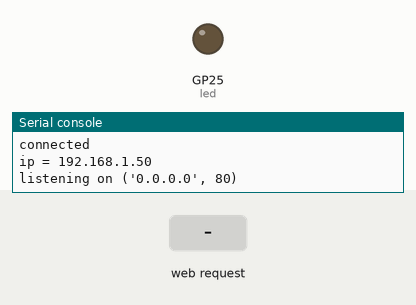
Recording of a program running on a simulated Raspberry Pi Pico running MicroPython. Parts: output pins drawn as LEDs (lit = HIGH), the last lines printed to the serial console. The test bench sets the inputs (shaded band). WiFi joins after 1.5 s.

Above: at 3.2 s.
3.3 s: HTTP request GET /light/on received
At 4.3 s:
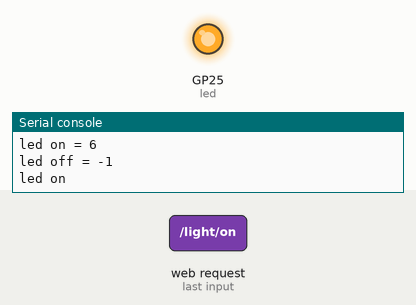
6.3 s: HTTP request GET /light/off received
At 7.7 s:
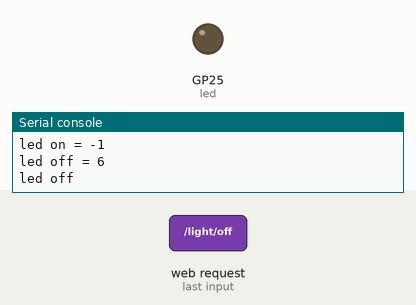
Timing chart, 0 to 9.3 s (numbered marks = the images above; inputs shaded):
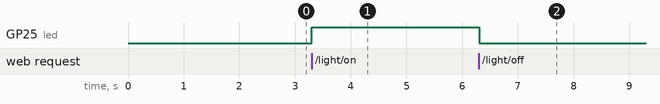

The program:

webLed.py
```python
# Rename to main.py for autoboot

import netman
import socket

from machine import Pin

led = Pin("LED", Pin.OUT)

country = 'IT'
ssid = 'YourHomeSSID'
password = 'YourSSIDPassword'

wifi_connection = netman.connectWiFi(ssid,password,country)

html = """<!DOCTYPE html>
<html>
<head> <title>Pico W</title> </head>
<body> <h1>Pico W</h1>
<p>Current status: %s</p>
<p><a href="http://"""+wifi_connection[0]+"""/light/on">Turn ON</a></p>
<p><a href="http://"""+wifi_connection[0]+"""/light/off">Turn OFF</a></p>
<p>by <a href="https://peppe8o.com">peppe8o.com</a></p>
</body>
</html>
"""


# Open socket
addr = socket.getaddrinfo('0.0.0.0', 80)[0][-1]
s = socket.socket()
s.bind(addr)
s.listen(1)

print('listening on', addr)

# Initialize LED status
led.value(0)
stateis = "LED is OFF"

# Listen for connections
while True:
  try:
    cl, addr = s.accept()
    print('client connected from', addr)
    request = cl.recv(1024)
    print(request)

    request = str(request)[0:50] # The [0:50] avoids getting the url directory from referer
    led_status = request.find('GET / HTTP')
    led_on = request.find('/light/on')
    led_off = request.find('/light/off')
    print( 'led on = ' + str(led_on))
    print( 'led off = ' + str(led_off))

    if led_status >0:
      print("LED status request") # No LED action

    if led_on >0:
      print("led on")
      led.value(1)
      stateis = "LED is ON"

    if led_off >0:
      print("led off")
      led.value(0)
      stateis = "LED is OFF"

    response = html % stateis

    cl.send('HTTP/1.0 200 OK\r\nContent-type: text/html\r\n\r\n')
    cl.send(response)
    cl.close()

  except OSError as e:
    cl.close()
    print('connection closed')
```

netman.py
```python
#              .';:cc;.
#            .,',;lol::c.
#            ;';lddddlclo
#            lcloxxoddodxdool:,.
#            cxdddxdodxdkOkkkkkkkd:.
#          .ldxkkOOOOkkOO000Okkxkkkkx:.
#        .lddxkkOkOOO0OOO0000Okxxxxkkkk:
#       'ooddkkkxxkO0000KK00Okxdoodxkkkko
#      .ooodxkkxxxOO000kkkO0KOxolooxkkxxkl
#      lolodxkkxxkOx,.      .lkdolodkkxxxO.
#      doloodxkkkOk           ....   .,cxO;
#      ddoodddxkkkk:         ,oxxxkOdc'..o'
#      :kdddxxxxd,  ,lolccldxxxkkOOOkkkko,
#       lOkxkkk;  :xkkkkkkkkOOO000OOkkOOk.
#        ;00Ok' 'O000OO0000000000OOOO0Od.
#         .l0l.;OOO000000OOOOOO000000x,
#            .'OKKKK00000000000000kc.
#               .:ox0KKKKKKK0kdc,.
#                      ...
#
# Author: peppe8o
# Date: Jul 24th, 2022
# Version: 1.0
# https://peppe8o.com

import network, rp2
import time

def connectWiFi(ssid,password,country):
   rp2.country(country)
   wlan = network.WLAN(network.STA_IF)
   wlan.config(pm = 0xa11140)
   wlan.active(True)
   wlan.connect(ssid, password)
   # Wait for connect or fail
   max_wait = 10
   while max_wait > 0:
      if wlan.status() < 0 or wlan.status() >= 3:
        break
      max_wait -= 1
      print('waiting for connection...')
      time.sleep(1)

   # Handle connection error
   if wlan.status() != 3:
      raise RuntimeError('network connection failed')
   else:
      print('connected')
      status = wlan.ifconfig()
      print( 'ip = ' + status[0] )
   return status
```

Measured:
- after the input at 3.3 s, GP25 (led): LOW → HIGH at once
- after the input at 6.3 s, GP25 (led): HIGH → LOW at once
